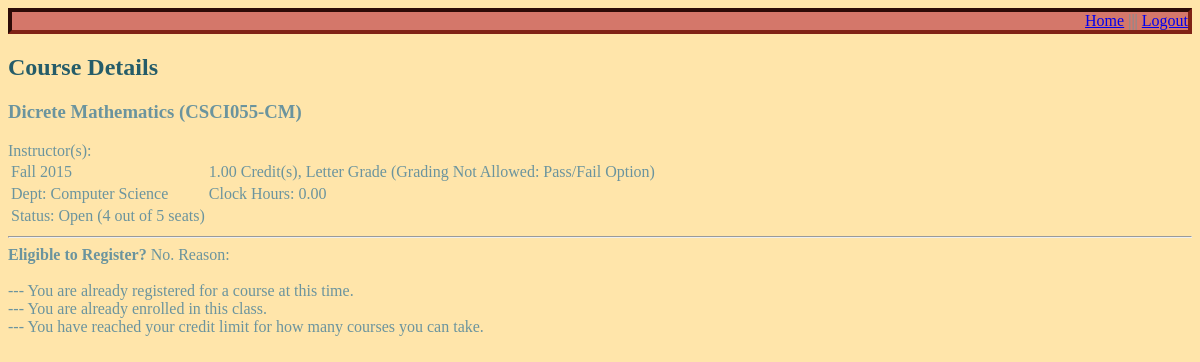
/courseinfo.php?course_number=4 (signed in), run on the app's committed database.
### tables this page shows
CREATE TABLE IF NOT EXISTS courses (
 id int NOT NULL AUTO_INCREMENT,
 title text NOT NULL,
 category text NOT NULL,
 course_number text NOT NULL,
 course_time int NOT NULL,
 location text NOT NULL,
 slots int(11) NOT NULL,
 slotstaken int(11) NOT NULL,
  
 description text NOT NULL,
 PRIMARY KEY (id)
);

### courseinfo.php (the view, shortened to what this page needs)
<head>
	<link rel="stylesheet" type="text/css" href="style.css">
</head>
<?php
require_once 'login.php';
$conn = new mysqli($hn, $un, $pw, $db);
$student_id = $_SESSION['student_id'];
$courseid = $_SESSION["course_selected"];
echo "<div align='right'><a href='home.php'>Home</a> ||| <a href='logout.php'>Logout</a></div>";
echo "<h2>Course Details</h2>";
$query = "SELECT * FROM studentcourses WHERE student_id = '$student_id'";
$result = $conn->query($query);
$enrolled = False;
$rows = $result->num_rows;
for ($i = 0; $i < $rows; $i++){
	$current = $result->fetch_array(MYSQLI_ASSOC);
	if ($current['course_id'] == $_SESSION["course_selected"]){
		$enrolled = True;
		break;
	}
}
$query = "SELECT * FROM courses WHERE id = '$courseid'";
$result = $conn->query($query);
$current = $result->fetch_array(MYSQLI_ASSOC);
if ($current["slots"] > $current["slotstaken"]){
	$status = true;
}
else {
	$status = false;
}
echo "<h3><b>" . $current["title"] . " (" . $current["course_number"] . ")</b></h3>";
echo "Instructor(s): " . "<br>";
echo "<table>";
echo "<tr> <td>Fall 2015</td><td>1.00 Credit(s), Letter Grade (Grading Not Allowed: Pass/Fail Option)</td></tr>";
echo "<tr><td>Dept: " . $current["category"] . "</td><td>Clock Hours: 0.00</td></tr>";
echo "<tr><td>Status: ";
if ($status == true){
	echo "Open ";
}
else {
	echo "Closed ";
}
$open_seats = $current["slots"] - $current["slotstaken"];
echo "(" . $open_seats . " out of " . $current["slots"] . " seats)</td></tr>";
echo "</table>";
$seats_full = False;
$time_conflict = False;
$time_id = $current['course_time'];
$query_classes = "SELECT course_id FROM studentcourses WHERE student_id = '$student_id'";
$result_classes = $conn->query($query_classes);
$rows = $result_classes->num_rows;
for ($i = 0; $i < $rows; $i++){
	$result_classes->data_seek($i);
	$course_time = $result_classes->fetch_array(MYSQLI_ASSOC);
	$current_course = $course_time['course_id'];
	$query_time = "SELECT course_time FROM courses WHERE id = '$current_course'";
	$result_time = $conn->query($query_time);
	$current_course_time = $result_time->fetch_object()->course_time;
	if ($current_course_time == $time_id){
		$time_conflict = True;
		break;
	}
}
$credit_limit = False;
$query_credit = "SELECT credit_limit, credit_registered FROM students WHERE id = '$student_id'";
$result_credit = $conn->query($query_credit);
$student_credit = $result_credit->fetch_array(MYSQLI_ASSOC);
if ($student_credit['credit_registered'] >= $student_credit['credit_limit']){
	$credit_limit = True;
}
echo "<hr>";
echo "<b>Eligible to Register? </b>";
if ($time_conflict || $seats_full || $enrolled || $credit_limit){
	echo "No. Reason: <br><br>";
}
else {
	echo "Yes.";
	echo "<br><br>";
	echo "<form method='post'><b>
			<input type='submit' name='add' value='Add Course'/></b>
		  </form>";
}
if ($time_conflict== True){
	echo "--- You are already registered for a course at this time. <br>";
}
if ($enrolled){
	echo "--- You are already enrolled in this class. <br>";
}
if ($credit_limit){
	echo "--- You have reached your credit limit for how many courses you can take. <br>";
}
?>

### style.css (style rules this page uses)
h2 { color: #255c69; }
div { background-color: #D4776A; border-style: inset; border-width: 4px; border-color: #802215; }

### data on the page
courses: title "Dicrete Mathematics", course_number "CSCI055-CM", category "Computer Science", open_seats "4", slots "5"
